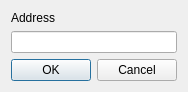
<?xml version="1.0" encoding="UTF-8"?>
<ui version="4.0">
 <class>GeoCoding</class>
 <widget class="QDialog" name="GeoCoding">
  <property name="geometry">
   <rect>
    <x>0</x>
    <y>0</y>
    <width>100</width>
    <height>30</height>
   </rect>
  </property>
  <property name="windowTitle">
   <string>GeoCoding</string>
  </property>
  <layout class="QGridLayout" name="gridLayout">
   <item row="0" column="0">
    <layout class="QVBoxLayout" name="verticalLayout">
     <item>
      <widget class="QLabel" name="addressLabel">
       <property name="text">
        <string>Address</string>
       </property>
      </widget>
     </item>
     <item>
      <widget class="QLineEdit" name="address">
       <property name="text">
        <string/>
       </property>
      </widget>
     </item>
     <item>
      <spacer name="verticalSpacer">
       <property name="orientation">
        <enum>Qt::Vertical</enum>
       </property>
       <property name="sizeHint" stdset="0">
        <size>
         <width>20</width>
         <height>40</height>
        </size>
       </property>
      </spacer>
     </item>
     <item>
      <widget class="QDialogButtonBox" name="buttonBox">
       <property name="orientation">
        <enum>Qt::Horizontal</enum>
       </property>
       <property name="standardButtons">
        <set>QDialogButtonBox::Cancel|QDialogButtonBox::Ok</set>
       </property>
      </widget>
     </item>
    </layout>
   </item>
  </layout>
 </widget>
 <resources/>
 <connections>
  <connection>
   <sender>buttonBox</sender>
   <signal>accepted()</signal>
   <receiver>GeoCoding</receiver>
   <slot>accept()</slot>
   <hints>
    <hint type="sourcelabel">
     <x>248</x>
     <y>254</y>
    </hint>
    <hint type="destinationlabel">
     <x>157</x>
     <y>274</y>
    </hint>
   </hints>
  </connection>
  <connection>
   <sender>buttonBox</sender>
   <signal>rejected()</signal>
   <receiver>GeoCoding</receiver>
   <slot>reject()</slot>
   <hints>
    <hint type="sourcelabel">
     <x>316</x>
     <y>260</y>
    </hint>
    <hint type="destinationlabel">
     <x>286</x>
     <y>274</y>
    </hint>
   </hints>
  </connection>
 </connections>
</ui>
